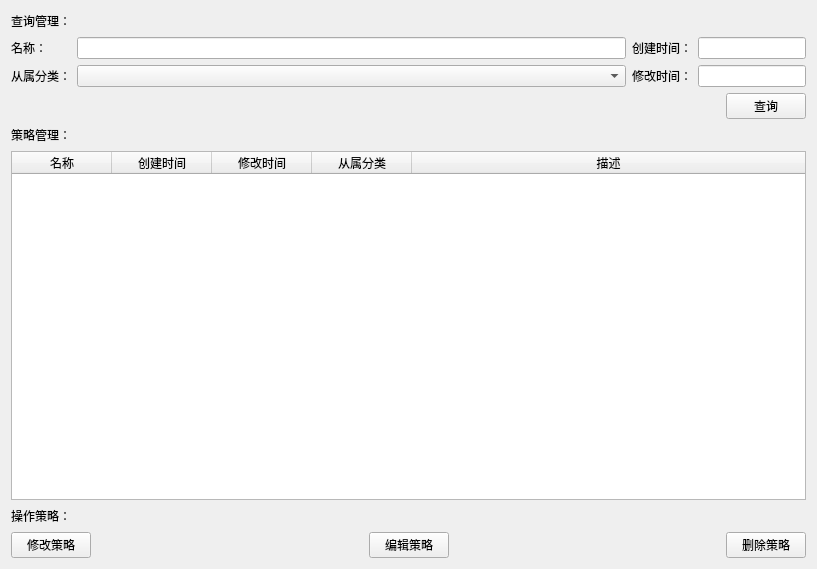
<?xml version="1.0" encoding="UTF-8"?>
<ui version="4.0">
 <class>strategyMgrWidget</class>
 <widget class="QWidget" name="strategyMgrWidget">
  <property name="geometry">
   <rect>
    <x>0</x>
    <y>0</y>
    <width>817</width>
    <height>569</height>
   </rect>
  </property>
  <property name="windowTitle">
   <string>策略管理</string>
  </property>
  <layout class="QVBoxLayout" name="verticalLayout">
   <item>
    <layout class="QHBoxLayout" name="horizontalLayout">
     <item>
      <widget class="QLabel" name="labelSearchMgr">
       <property name="text">
        <string>查询管理：</string>
       </property>
      </widget>
     </item>
     <item>
      <spacer name="horizontalSpacer_2">
       <property name="orientation">
        <enum>Qt::Horizontal</enum>
       </property>
       <property name="sizeHint" stdset="0">
        <size>
         <width>40</width>
         <height>20</height>
        </size>
       </property>
      </spacer>
     </item>
    </layout>
   </item>
   <item>
    <layout class="QGridLayout" name="gridLayout">
     <item row="0" column="0">
      <widget class="QLabel" name="labelStrategyName">
       <property name="text">
        <string>名称：</string>
       </property>
      </widget>
     </item>
     <item row="0" column="1">
      <widget class="QLineEdit" name="lineEditStrategyName"/>
     </item>
     <item row="0" column="2">
      <widget class="QLabel" name="labelCreateTime">
       <property name="text">
        <string>创建时间：</string>
       </property>
      </widget>
     </item>
     <item row="0" column="3" colspan="2">
      <widget class="LineEdit" name="lineEditCreateTime"/>
     </item>
     <item row="1" column="0">
      <widget class="QLabel" name="labelStrategyType">
       <property name="text">
        <string>从属分类：</string>
       </property>
      </widget>
     </item>
     <item row="1" column="1">
      <widget class="QComboBox" name="comboBoxStrategyType"/>
     </item>
     <item row="1" column="2">
      <widget class="QLabel" name="labelModifyTime">
       <property name="text">
        <string>修改时间：</string>
       </property>
      </widget>
     </item>
     <item row="1" column="3" colspan="2">
      <widget class="LineEdit" name="lineEditModifyTime"/>
     </item>
     <item row="2" column="0" colspan="4">
      <spacer name="horizontalSpacer">
       <property name="orientation">
        <enum>Qt::Horizontal</enum>
       </property>
       <property name="sizeHint" stdset="0">
        <size>
         <width>298</width>
         <height>20</height>
        </size>
       </property>
      </spacer>
     </item>
     <item row="2" column="4">
      <widget class="QPushButton" name="btnSearch">
       <property name="text">
        <string>查询</string>
       </property>
      </widget>
     </item>
    </layout>
   </item>
   <item>
    <layout class="QHBoxLayout" name="horizontalLayout_2">
     <item>
      <widget class="QLabel" name="labelStrategyMgr">
       <property name="text">
        <string>策略管理：</string>
       </property>
      </widget>
     </item>
     <item>
      <spacer name="horizontalSpacer_3">
       <property name="orientation">
        <enum>Qt::Horizontal</enum>
       </property>
       <property name="sizeHint" stdset="0">
        <size>
         <width>40</width>
         <height>20</height>
        </size>
       </property>
      </spacer>
     </item>
    </layout>
   </item>
   <item>
    <widget class="QTableWidget" name="tableWidgetStrategy">
     <attribute name="horizontalHeaderStretchLastSection">
      <bool>true</bool>
     </attribute>
     <column>
      <property name="text">
       <string>名称</string>
      </property>
     </column>
     <column>
      <property name="text">
       <string>创建时间</string>
      </property>
     </column>
     <column>
      <property name="text">
       <string>修改时间</string>
      </property>
     </column>
     <column>
      <property name="text">
       <string>从属分类</string>
      </property>
     </column>
     <column>
      <property name="text">
       <string>描述</string>
      </property>
     </column>
    </widget>
   </item>
   <item>
    <layout class="QHBoxLayout" name="horizontalLayout_3">
     <item>
      <widget class="QLabel" name="labelStrategyOperate">
       <property name="text">
        <string>操作策略：</string>
       </property>
      </widget>
     </item>
     <item>
      <spacer name="horizontalSpacer_4">
       <property name="orientation">
        <enum>Qt::Horizontal</enum>
       </property>
       <property name="sizeHint" stdset="0">
        <size>
         <width>40</width>
         <height>20</height>
        </size>
       </property>
      </spacer>
     </item>
    </layout>
   </item>
   <item>
    <layout class="QHBoxLayout" name="horizontalLayout_4">
     <item>
      <widget class="QPushButton" name="btnModifyStrategy">
       <property name="text">
        <string>修改策略</string>
       </property>
      </widget>
     </item>
     <item>
      <spacer name="horizontalSpacer_5">
       <property name="orientation">
        <enum>Qt::Horizontal</enum>
       </property>
       <property name="sizeHint" stdset="0">
        <size>
         <width>40</width>
         <height>20</height>
        </size>
       </property>
      </spacer>
     </item>
     <item>
      <widget class="QPushButton" name="btnEditStrategy">
       <property name="text">
        <string>编辑策略</string>
       </property>
      </widget>
     </item>
     <item>
      <spacer name="horizontalSpacer_6">
       <property name="orientation">
        <enum>Qt::Horizontal</enum>
       </property>
       <property name="sizeHint" stdset="0">
        <size>
         <width>40</width>
         <height>20</height>
        </size>
       </property>
      </spacer>
     </item>
     <item>
      <widget class="QPushButton" name="btnDeleteStrategy">
       <property name="text">
        <string>删除策略</string>
       </property>
      </widget>
     </item>
    </layout>
   </item>
  </layout>
 </widget>
 <customwidgets>
  <customwidget>
   <class>LineEdit</class>
   <extends>QLineEdit</extends>
   <header location="global">lineEdit.h</header>
  </customwidget>
 </customwidgets>
 <resources/>
 <connections/>
</ui>
